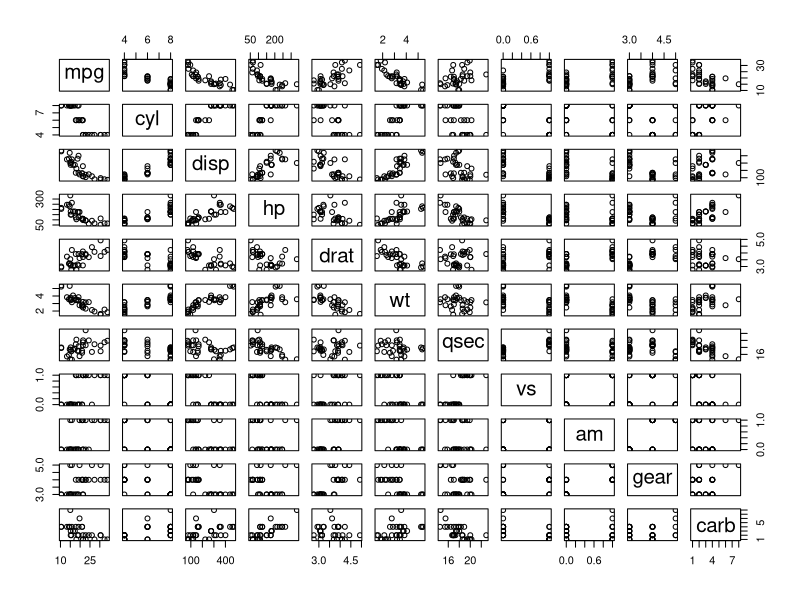
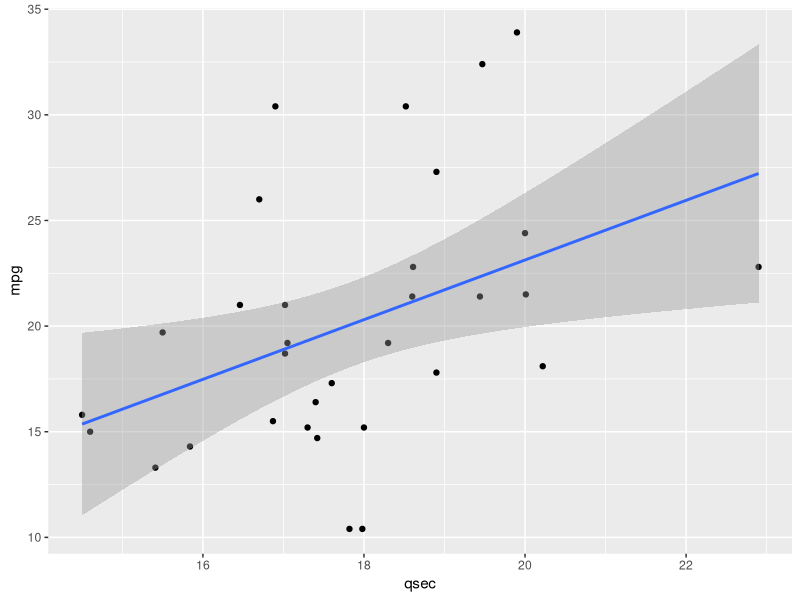
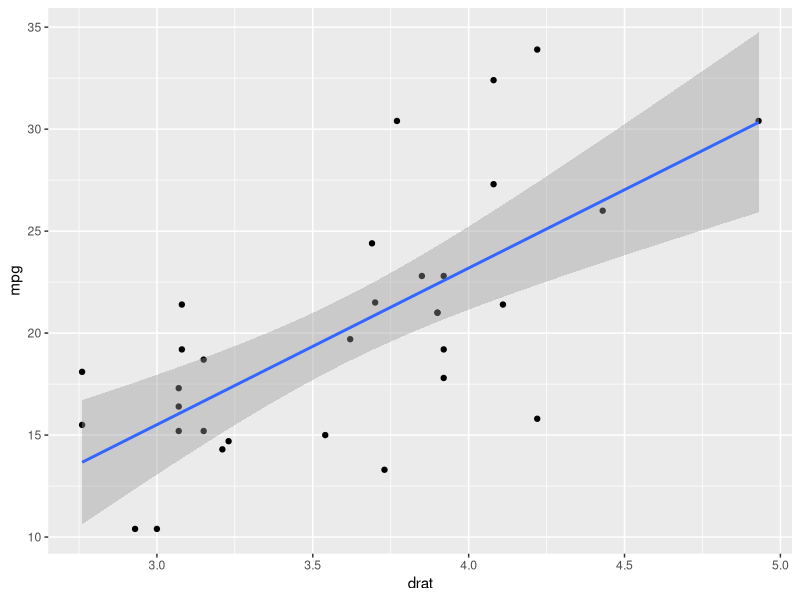
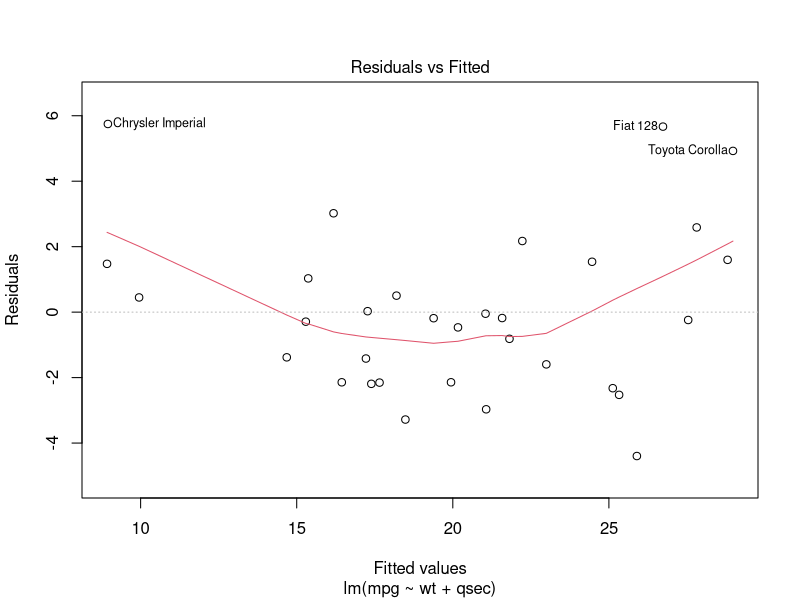
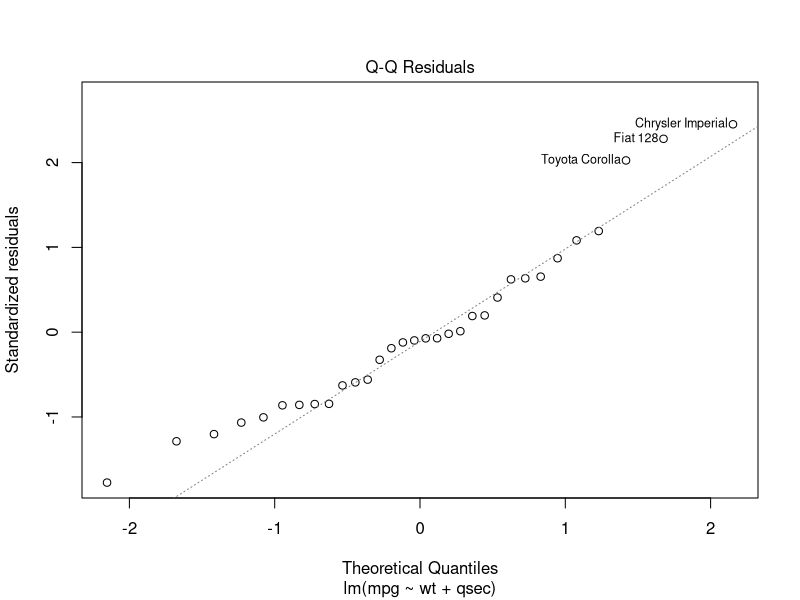
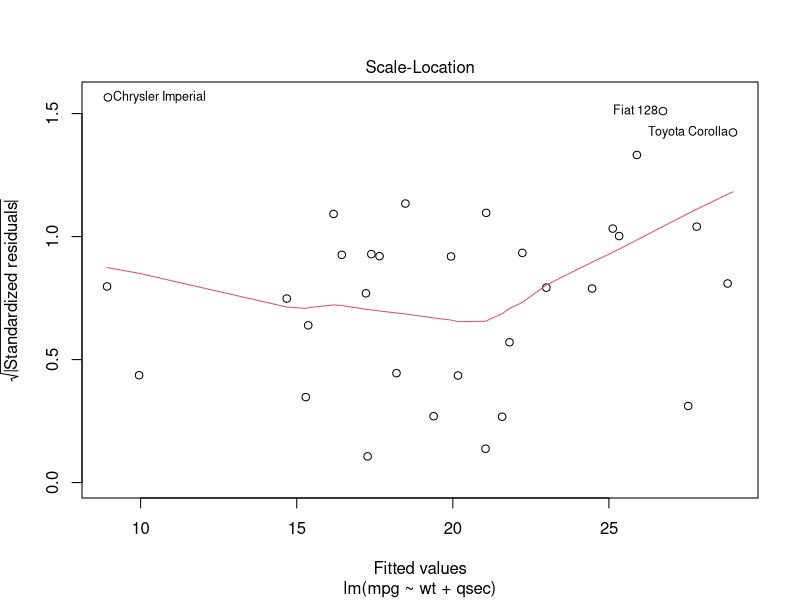
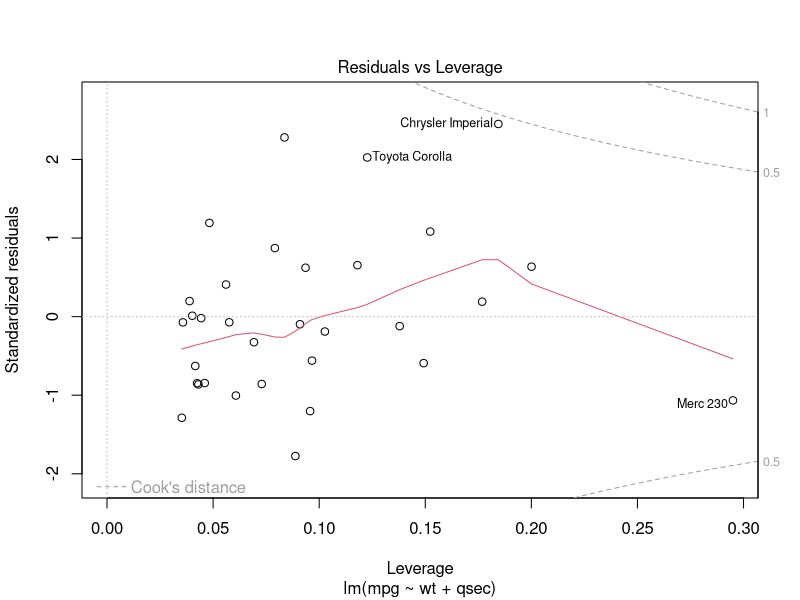
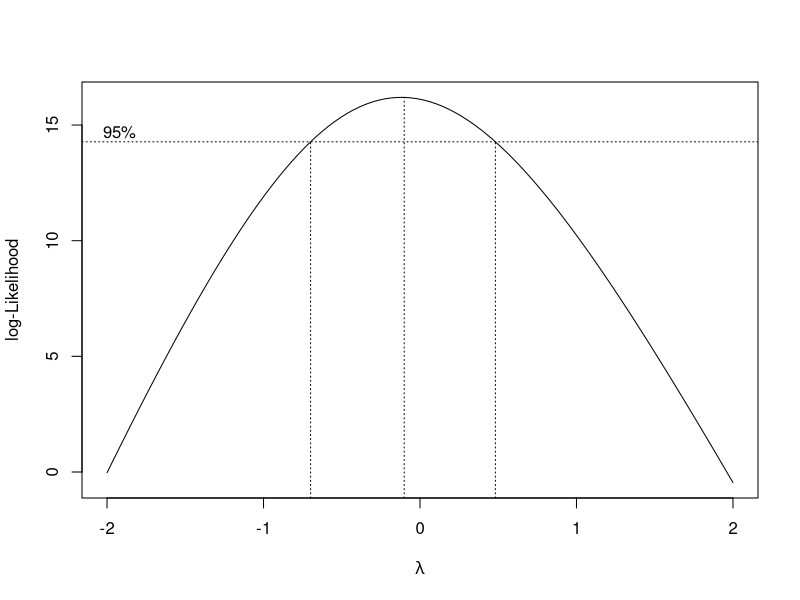

Write R code to recreate these figures, in order.
## ---- chunk 1
library(tidyverse)
## ---- chunk 2
pairs(mpg ~ ., data = mtcars)
## ---- chunk 3
ggplot(mtcars, aes(qsec, mpg))+ 
  geom_point()+
  geom_smooth(method = "lm")
## ---- chunk 4
ggplot(mtcars, aes(drat, mpg))+ 
  geom_point()+
  geom_smooth(method = "lm")
## ---- chunk 5
lm1 <- lm (mpg~., data = mtcars)
lm2 <- update(lm1, ~.-cyl)
lm3 <- update(lm2,~.-vs)
lm4 <- update(lm3,~.-carb)
lm5 <- update(lm4,~.-gear)
lm6 <- update(lm5,~.-drat)
lm7 <- update(lm6,~.-disp)
lm8 <- update(lm7,~.-hp)
summary(lm8)
## ---- chunk 6
lm_1 <- lm(mpg~wt, data = mtcars)
lm_2 <- lm(mpg~wt + qsec, data = mtcars)
lm_3 <- lm(mpg~wt + qsec + am, data = mtcars)
## ---- chunk 7
nrow(mtcars)*0.3
## ---- chunk 8
library(caret)
## ---- chunk 9
set.seed(123)
cv_model1 <- train(mpg ~ wt, 
                   data = mtcars,
                   method = "lm",
                   trControl = trainControl(method = "cv", number = 10))
cv_model1
## ---- chunk 10
set.seed(123)
cv_model2 <- train(mpg~wt+qsec,
                   data = mtcars,
                   method = "lm",
                   trControl = trainControl(method = "cv", number = 10))
cv_model2
## ---- chunk 11
set.seed(123)
cv_model3 <- train(mpg~wt+qsec+am,
                   data = mtcars,
                   method = "lm",
                   trControl = trainControl(method = "cv", number = 10)
)
cv_model3
                  
## ---- chunk 12
plot(lm_2)
## ---- chunk 13
library(MASS)
## ---- chunk 14
bc <- boxcox(lm_2, lamda = seq(-3,3))
best.lam <- bc$x[which(bc$y == max(bc$y))]
## ---- chunk 15
print(best.lam)
## ---- chunk 16
summary(lm_2)
## ---- chunk 17
lm_2.transformed <- lm(log(mpg)~wt+qsec, data = mtcars)
summary(lm_2.transformed)
## ---- chunk 18
plot(lm_2.transformed)
## ---- chunk 19
#compare model performance
cat("Original Model - Adjusted R-squared:", summary(lm_2)$adj.r.squared, "\n")
cat("Transformed Model - Adjusted R-squared:", summary(lm_2.transformed)$adj.r.squared, "\n")
## ---- chunk 20
library(lmtest)
## ---- chunk 21
reset_test <- resettest(lm_2.transformed, power = 2:3, type = "fitted")
print(reset_test)
## ---- chunk 22
summary(lm_2.transformed)
